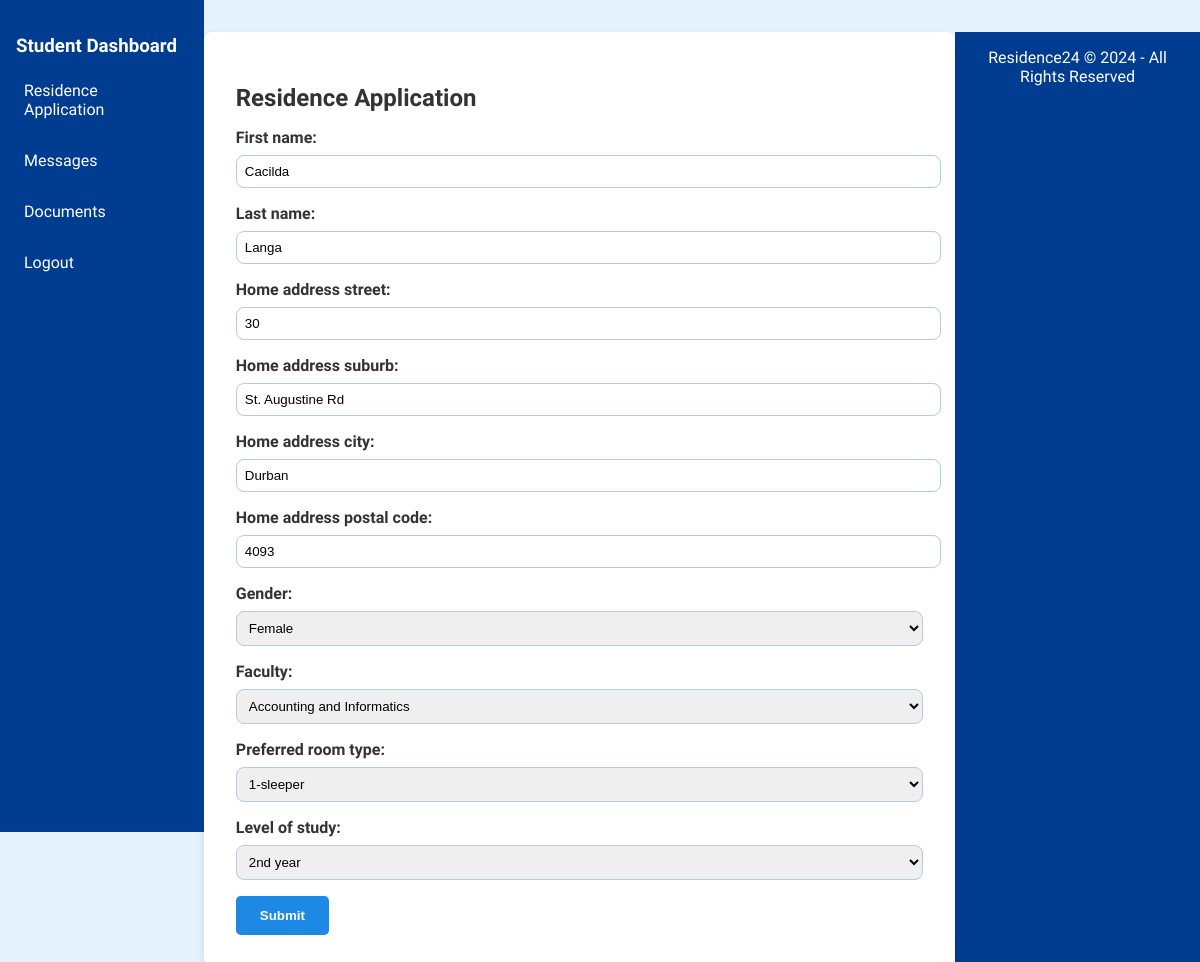
Page /student/student/residence-application/ (signed in) on the committed database.
### student/models.py (models this page shows, shortened)
class Student(models.Model):
    user = models.OneToOneField(settings.AUTH_USER_MODEL, on_delete=models.CASCADE)
    student_ID = models.CharField(max_length=8, unique=True)  # Extracted from email
    first_name = models.CharField(max_length=30)
    last_name = models.CharField(max_length=30)
    GENDER_CHOICES = [
        ("Female", "Female"),
        ("Male", "Male"),
        ("Other", "Other"),
    ]
    gender = models.CharField(max_length=6, choices=GENDER_CHOICES)
    home_address_street = models.CharField(max_length=255)
    home_address_suburb = models.CharField(max_length=100)
    home_address_city = models.CharField(max_length=100)
    home_address_postal_code = models.CharField(max_length=4)
    is_local = models.BooleanField()  # Boolean to check if the student is local
    LEVEL_OF_STUDY_CHOICES = [
        ("1st year", "1st year"),
        ("2nd year", "2nd year"),
        ("3rd year", "3rd year"),
        ("4th year", "4th year"),
        ("Postgraduate", "Postgraduate"),
    ]
    level_of_study = models.CharField(max_length=20, choices=LEVEL_OF_STUDY_CHOICES)
    faculty = models.ForeignKey(Faculty, on_delete=models.CASCADE)
    ROOM_TYPE_CHOICES = [
        ("1-sleeper", "1-sleeper"),
        ("2-sleeper", "2-sleeper"),
    ]
    preferred_room_type = models.CharField(max_length=10, choices=ROOM_TYPE_CHOICES)

### housing/models.py (models this page shows)
class Faculty(models.Model):
    faculty_ID = models.UUIDField(default=uuid.uuid4, editable=False, unique=True)
    FACULTY_CHOICES = [
        ('Accounting and Informatics', 'Accounting and Informatics'),
        ('Applied Sciences', 'Applied Sciences'),
        ('Management Sciences', 'Management Sciences'),
        ('Engineering and the Built Environment', 'Engineering and the Built Environment'),
        ('Health Sciences', 'Health Sciences'),
        ('Arts & Design', 'Arts & Design'),
    ]
    faculty = models.CharField(max_length=50, choices=FACULTY_CHOICES, unique=True)
    def __str__(self):
        return self.faculty

### student/views.py (the view)
@login_required
def residence_application(request):
    try:
        student = Student.objects.get(student_ID=request.user.student_id)
    except Student.DoesNotExist:
        student = None
    if request.method == "POST":
        form = ResidenceApplicationForm(request.POST, instance=student)
        if form.is_valid():
            student = form.save(commit=False)
            student.student_ID = request.user.student_id
            student.user_id = request.user.id
            student.save()
            messages.success(request, "Application submitted successfully.")
            try:
                application = Application.objects.get(student_id=student.id)
            except Application.DoesNotExist:
                application = Application()
                application.application_date = datetime.now()
                application.student_id = student.id
            application.save()
            return redirect("student:student_dashboard")
        else:
            messages.error(request, "Please correct the errors below.")
    else:
        form = ResidenceApplicationForm(instance=student)
    return render(request, "student/residence_application.html", {"form": form})

### student/templates/student/residence_application.html (shortened to what this page needs)
<!DOCTYPE html>
<html lang="en">
<head>
</head>
<body>
    <div class="sidebar">
        <h3>Student Dashboard</h3>
        <ul>
            <li><a href="{% url 'student:residence_application' %}">Residence Application</a></li>
            <li><a href="#">Messages</a></li>
            <li><a href="#">Documents</a></li>
            <li><a href="#">Logout</a></li>
        </ul>
    </div>
    <div class="form-container">
        <h2>Residence Application</h2>
        <form method="POST" action="{% url 'student:residence_application' %}">
            <form method="POST">
                {{ form.as_p }}
                <button type="submit" class="submit-btn">Submit</button>
            </form>
    </div>
    <div class="footer">
        Residence24 © 2024 - All Rights Reserved
    </div>
</body>
</html>

### student/templates/student/residence_application.html (style rules this page uses)
body { font-family: 'Segoe UI', sans-serif; background-color: #e3f2fd; color: #333; margin: 0; padding: 0; display: flex; }
.sidebar { width: 20%; background-color: #003c8f; padding: 1rem; color: white; position: relative; z-index: 1000; height: 100vh; }
.sidebar h3 { font-weight: 600; margin-bottom: 1rem; }
.sidebar ul { list-style: none; padding: 0; }
.sidebar ul li { margin: 1rem 0; }
.sidebar ul li a { color: white; text-decoration: none; display: block; padding: 0.5rem; transition: background-color 0.3s; }
.form-container { width: 80%; margin: 2rem auto; background-color: #fff; border-radius: 0.5rem; box-shadow: 0 4px 8px rgba(0, 0, 0, 0.1); padding: 2rem; position: relative; }
h2 { margin-bottom: 1rem; }
label { display: block; margin-bottom: 0.5rem; font-weight: 600; }
input[type="text"], select { width: 100%; padding: 0.5rem; border: 1px solid #b3cde0; border-radius: 0.5rem; outline: none; }
.submit-btn { background-color: #1e88e5; color: #fff; padding: 0.75rem 1.5rem; border: none; border-radius: 0.3rem; cursor: pointer; font-weight: 600; transition: background-color 0.3s; }
.footer { text-align: center; padding: 1rem; background-color: #003c8f; color: #fff; margin-top: 2rem; }

### rows in the picture
Student: first_name "Cacilda", last_name "Langa", home_address_street "30", home_address_suburb "St. Augustine Rd", home_address_city "Durban", home_address_postal_code "4093", gender "Female", preferred_room_type "1-sleeper", level_of_study "2nd year"
Faculty: faculty "Accounting and Informatics"
